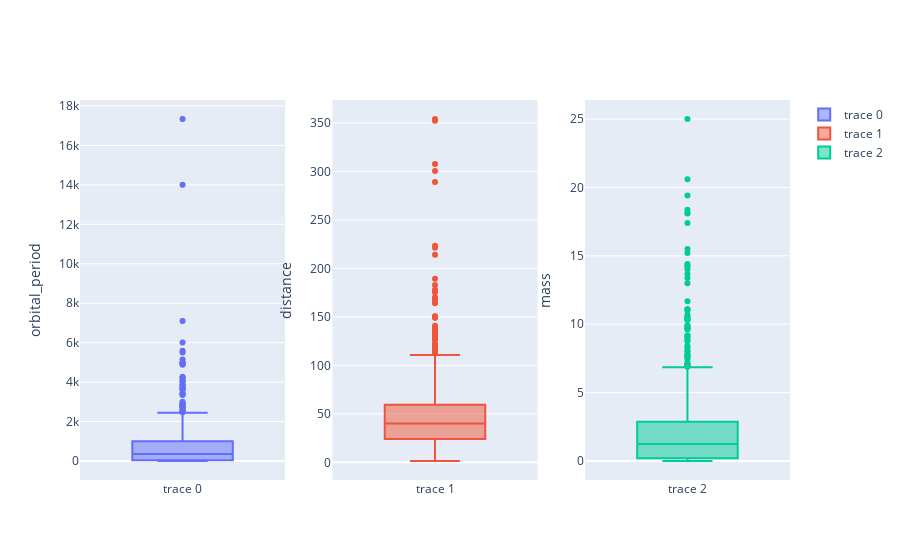

This figure's notebook cell:
### Code cell
fig = make_subplots(rows=1, cols=3)

fig.add_trace(go.Box(y=df['orbital_period']), row=1, col=1)
fig.add_trace(go.Box(y=df['distance']), row=1, col=2)
fig.add_trace(go.Box(y=df['mass']), row=1, col=3)

fig.update_yaxes(title_text="orbital_period", row=1, col=1)
fig.update_yaxes(title_text="distance", row=1, col=2)
fig.update_yaxes(title_text="mass", row=1, col=3)

fig.show()

### Figure 1 — Plotly figure (JSON) as saved in the notebook; plotly's stock layout.template omitted (floating-point values rounded to 4 significant figures; data arrays with more than 128 entries replaced by an {"elided": "..."} marker saying what was removed)
{"data": [{"type": "box", "xaxis": "x", "y": {"elided": "498 float values"}, "yaxis": "y"}, {"type": "box", "xaxis": "x2", "y": {"elided": "498 float values"}, "yaxis": "y2"}, {"type": "box", "xaxis": "x3", "y": {"elided": "498 float values"}, "yaxis": "y3"}], "layout": {"xaxis": {"anchor": "y", "domain": [0, 0.2889]}, "xaxis2": {"anchor": "y2", "domain": [0.3556, 0.6444]}, "xaxis3": {"anchor": "y3", "domain": [0.7111, 1]}, "yaxis": {"anchor": "x", "domain": [0, 1], "title": {"text": "orbital_period"}}, "yaxis2": {"anchor": "x2", "domain": [0, 1], "title": {"text": "distance"}}, "yaxis3": {"anchor": "x3", "domain": [0, 1], "title": {"text": "mass"}}}}
